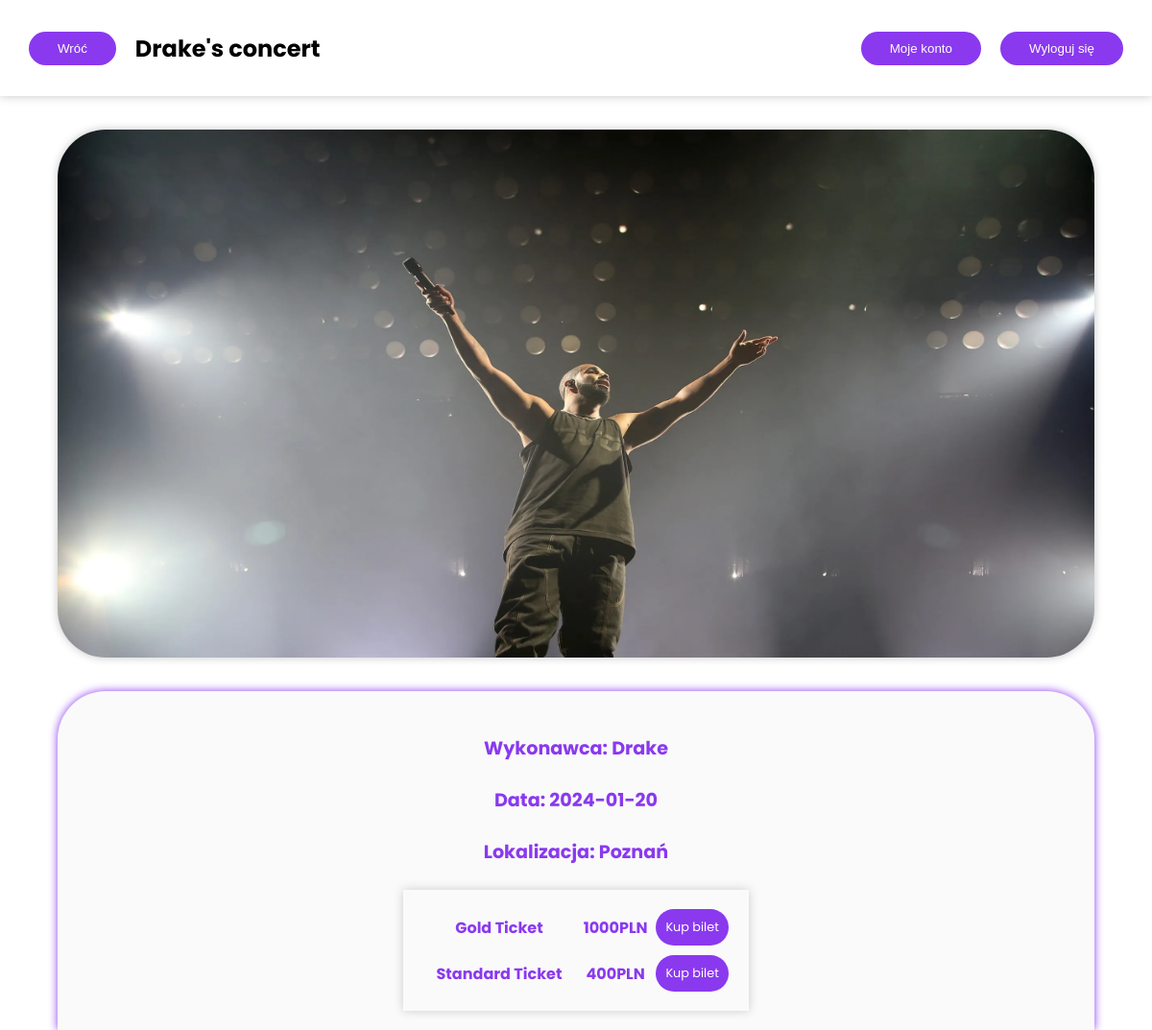
The page /main/event.php?event=4 on the database its author committed.
### tables this page shows
CREATE TABLE `events` (
  `id` int NOT NULL,
  `name` varchar(255) NOT NULL,
  `description` varchar(500) NOT NULL,
  `location` varchar(255) NOT NULL,
  `date` date NOT NULL
);

CREATE TABLE `images` (
  `imgID` int NOT NULL,
  `src` varchar(255) NOT NULL,
  `eventID` int NOT NULL
);

CREATE TABLE `tickets` (
  `ticketID` int NOT NULL,
  `eventID` int NOT NULL,
  `ticketName` varchar(255) NOT NULL,
  `price` float NOT NULL,
  `quantity` int NOT NULL
);

### main/event.php (the view, shortened to what this page needs)
<?php
  require_once $_SERVER['DOCUMENT_ROOT'] . '/tai_drugi/conn.php';
  $urlQ = str_replace('event=', '', $_SERVER['QUERY_STRING']);
  $eventQuery = "SELECT name, description, location, date FROM events WHERE id=$urlQ";
  $imageQuery = "SELECT src FROM images WHERE eventID=$urlQ";
  $eventQueryUse = mysqli_query($conn, $eventQuery);
  $imageQueryUse = mysqli_query($conn, $imageQuery);
  $eventInfo = mysqli_fetch_assoc($eventQueryUse);
  $imageInfo = mysqli_fetch_assoc($imageQueryUse);
  $eventName =  $eventInfo['name'];
  $eventLocat = $eventInfo['location'];
  $eventDate =  $eventInfo['date'];
  $imageSrc = $imageInfo['src'];
?>
<!DOCTYPE html>
<html lang="en">
  <head>
    <link rel="stylesheet" href="style.css" />
  </head>
  <body>
    <nav>
      <div class='functional-buttons'>
        <form action="main.php" method="post">
          <input type="submit" value="Wróć" id="back-button" name="backbutton">
        </form>
        <span>
          <h1>
            <?php echo trim($eventName) ."'s concert"?>
          </h1>
        </span>
      </div>
      <div class='functional-buttons'>
        <form method='post' action='../account/account.php'>
          <input type='submit' value='Moje konto' name="my-account"/>
        </form>
        <form action="event.php" method="post">
          <input type='submit' value='Wyloguj się' name='logout_input' />
        </form>
      </div>
    </nav>
    <article id="event-article">
      <div id="image-container">
        <img src="../images/<?php echo $imageSrc;?>">
      </div>
      <div id="info-container">
        <div id="important-info-container">
          <div>
            <span>Wykonawca: <?php echo $eventName;?></span> <br>
          </div>
          <div>
            <span>Data: <?php echo $eventDate;?></span> <br>
          </div>
          <div>
            <span>Lokalizacja: <?php echo $eventLocat;?></span> <br>
          </div>
        </div>
        <div class='tickets-table'>
          <div class='tickets'>
            <?php
              require_once $_SERVER['DOCUMENT_ROOT'] . '/tai_drugi/conn.php';
              $urlQ = str_replace('event=', '', $_SERVER['QUERY_STRING']);
              $selectQ = "SELECT * FROM tickets WHERE eventID = $urlQ";
              $res = mysqli_query($conn, $selectQ);
              if(mysqli_num_rows($res) > 0){
                while($row = mysqli_fetch_assoc($res)){
                  echo "
                    <div class='ticket'>
                      <span class='ticket-name'>$row[ticketName]</span>
                      <div>
                        <span>$row[price]PLN</span>
                        <div>
                          <a href='../buy/buy.php?ticket=$row[ticketID]'>Kup bilet</a>
                        </div>
                      </div>
                    </div>
                  ";
                }
              }
            ?>
          </div>
      </div>
    </article>
</body>
</html>

### main/style.css (style rules this page uses)
body { font-family: "Poppins", sans-serif; margin: 0; overflow-x: hidden; animation: fadeIn 2s; }
h1 { margin: 0; }
nav { position: fixed; z-index: 9; height: 100px; width: 100vw; background: #fff; box-shadow: 0px 0px 10px 0px rgba(0, 0, 0, 0.226); padding: 0 30px; display: flex; align-items: center; justify-content: space-between; gap: 20px; }
nav .functional-buttons { display: flex; gap: 20px; align-items: center; }
nav .functional-buttons form { height: 35px; }
nav .functional-buttons form input { height: 100%; padding: 10px 30px; border: none; border-radius: 25px; background-color: #8a39ef; color: #fff; transition: 0.3s; }
* { box-sizing: border-box; }
article { min-height: 70vh; }
#event-article { display: flex; flex-direction: column; width: 100vw; padding-top: 100px; }
#image-container { display: flex; justify-content: center; align-items: center; padding: 35px 0 35px 0; }
#image-container img { width: 70%; height: 700px; box-shadow: 0px 0px 10px 0px rgba(0, 0, 0, 0.226); border-radius: 50px; }
#info-container { display: flex; align-items: center; flex-direction: column; justify-content: space-around; margin: 0 15%; padding: 20px 0; box-shadow: 0px 0px 10px 0px #8a39ef; border-radius: 50px 50px 0 0; background-color: #fafafa; color: #8a39ef; font-weight: bold; }
#important-info-container, #buying-div { text-align: center; font-size: 1.5rem; margin: 0 20px; }
#important-info-container div, #buying-div div { margin: 25px 0; }
nav span h1 { text-align: center; }
.tickets-table { width: 100vw; display: flex; justify-content: center; grid-column: 1/2; }
.tickets-table .tickets { width: 30vw; padding: 20px; display: flex; flex-direction: column; box-shadow: 0px 0px 10px 0px rgba(0, 0, 0, 0.185); gap: 10px; }
.tickets-table .tickets .ticket { display: grid; grid-template-columns: 1fr 1fr; }
.tickets-table .tickets .ticket-name { display: grid; place-items: center; }
.tickets-table .tickets .ticket div { display: flex; justify-content: space-around; grid-column: 2/3; }
.tickets-table .tickets .ticket div span { display: grid; width: 50%; place-items: center; }
.tickets-table .tickets .ticket div div { height: 100%; display: grid; place-items: center; }
.tickets-table .tickets .ticket div div a { font-weight: normal; text-decoration: none; font-size: 0.8rem; padding: 10px; color: white; background-color: #8a39ef; border: none; border-radius: 25px; transition: 0.3s; }
@media (max-width: 1500px) { #image-container img { width: 85%; } }
@media (max-width: 1500px) { #info-container { margin: 0 7.5%; } }
@media (max-width: 1368px) { #important-info-container, #buying-div { font-size: 1.2rem; } }
@media (max-width: 1368px) { #image-container img { width: 90%; height: 550px; } }
@media (max-width: 1368px) { #info-container { margin: 0 5%; } }

### rows shown on the page
events: name "Drake", date "2024-01-20", location "Poznań"
images: src (picture)
tickets: ticketName "Gold Ticket", price "1000"
tickets: ticketName "Standard Ticket", price "400"
